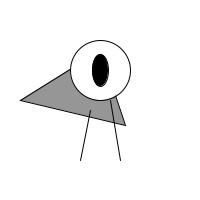
Frame 1 (no input)
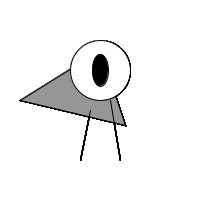
Frame 60 (the mouse pressed at the canvas centre just before this capture)
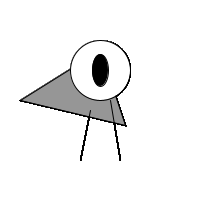
Frame 120 (the mouse held since frame 60 and released just before this capture)

The Processing sketch that drew these frames (run headless with seeded random() and noise(); from frame 60 on, the mouse is pressed at the canvas centre):

// Processing sketch: Day_Eight
// ── Day_Eight.pde
void setup(){ //runs once at startup
  size(200,200); //size of square
  background(255); //background color
}

void draw(){ //runs over and over
  ellipseMode(CENTER);
  rectMode(CENTER); //drawing rect from center
  
  //body
  stroke(0); //stroke color
  fill(150); //color of body
  triangle(125,125,100,50,20,100); //(x1,y1,x2,y2);
  
  //head
  fill(255); //color of fill
  ellipse(100,70,60,60); //(x1,y1,x2,y2);
  
  //eyes
  fill(0); //color of fill
  ellipse(100,70,16,32); //(x1,y1,x2,y2);
  
  
  //legs
  stroke(0); //stroke color
  line(90,110,80,160); //(x1,y1,x2,y2);
  line(110,100,120,160); //(x1,y1,x2,y2);
}
